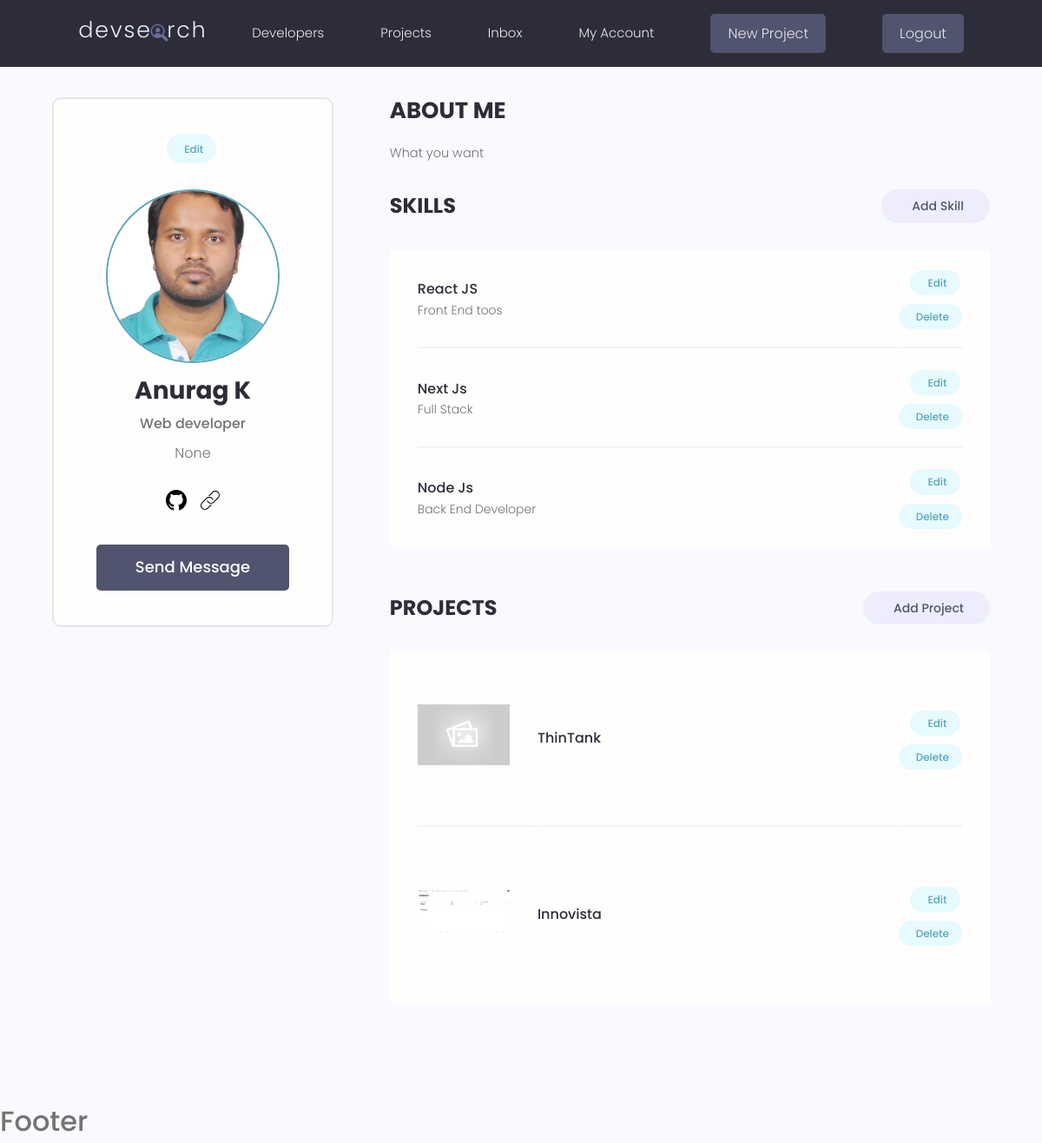
The page /users/account (signed in) on the database as committed earlier.
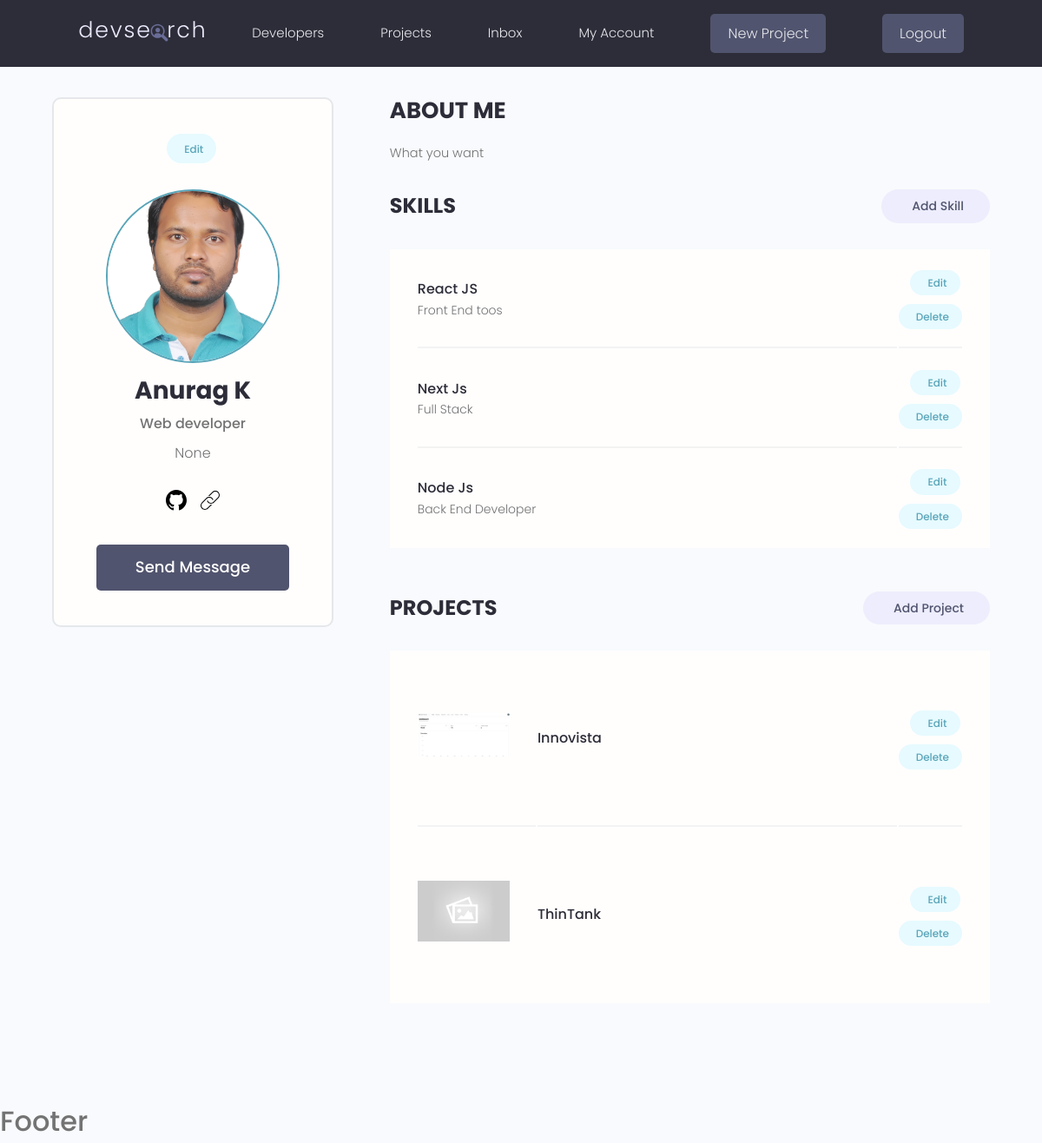
The same page on the database as committed later.
### users/models.py (models this page shows, shortened)
class Skill(models.Model):
    owner = models.ForeignKey(Profile, on_delete=models.CASCADE, null=True, blank=True)
    name = models.CharField(max_length=200, null=True, blank=True)
    description = models.TextField(blank=True, null=True)
    created = models.DateTimeField(auto_now_add=True)
    id = models.UUIDField(default=uuid.uuid4, unique=True, primary_key=True, editable=False)

### projects/models.py (models this page shows, shortened)
class Project(models.Model):
    owner = models.ForeignKey(Profile, null=True, blank=True, on_delete=models.CASCADE)
    title = models.CharField(max_length=200)
    description = models.TextField(null=True, blank=True)
    featured_image = models.ImageField(null=True, blank=True, default='default.png')
    demo_link = models.CharField(max_length=2000, blank=True, null=True)
    source_link = models.CharField(max_length=2000, null=True, blank=True)
    tags = models.ManyToManyField('Tag', blank=True)
    vote_total = models.IntegerField(default=0, null=True, blank=True)
    vote_ratio = models.IntegerField(default=0, null=True, blank=True)
    created = models.DateTimeField(auto_now_add=True)
    id = models.UUIDField(default=uuid.uuid4, unique=True, primary_key=True, editable=False)
    class Meta:
        ordering = ['-vote_ratio', '-vote_total', 'title']

### users/views.py (the view)
# urls.py: path('account', views.account, name='account'),
@login_required(login_url='login')
def account(request):
    return render(request, 'users/account.html', {'profile': request.user.profile})

### users/templates/users/account.html (shortened to what this page needs)
{% extends 'main.html' %}
{% block content %}
<main class="settingsPage profile my-md">
    <div class="container">
      <div class="layout">
        <div class="column column--1of3">
          <div class="card text-center">
            <div class="card__body dev">
              <a class="tag tag--pill tag--main settings__btn" href="{% url 'edit-profile' %}"> Edit</a>
              <img class="avatar avatar--xl dev__avatar" src="{{profile.profile_image.url}}" />
              <h2 class="dev__name">{{profile.name}}</h2>
              <p class="dev__title">{{profile.short_intro}}</p>
              <p class="dev__location">{{profile.location}}</p>
              <ul class="dev__social">
                {% if profile.social_github %}
                <li>
                  <a title="Github" href="{{profile.social_github}}" target="_blank">
                  </a>
                </li>
                  {% endif %}
                  {% if profile.social_website %}
                <li>
                  <a title="Portfolio" href="{{profile.social_website}}" target="_blank">
                  </a>
                </li>
                  {% endif %}
              </ul>
              <a href="#" class="btn btn--sub btn--lg">Send Message </a>
            </div>
          </div>
        </div>
        <div class="column column--2of3">
          <div class="devInfo">
            <h3 class="devInfo__title">About Me</h3>
            <p class="devInfo__about">
              {{profile.bio}}
            </p>
          </div>
          <div class="settings">
            <h3 class="settings__title">Skills</h3>
            <a class="tag tag--pill tag--sub settings__btn tag--lg" href="{% url 'create-skill' %}"> Add Skill</a>
          </div>
          <table class="settings__table">
            {% for skill in profile.skill_set.all %}
            <tr>
              <td class="settings__tableInfo">
                <h4>{{skill.name}}</h4>
                <p>
                  {{skill.description}}
                </p>
              </td>
              <td class="settings__tableActions">
                <a class="tag tag--pill tag--main settings__btn" href="{% url 'update-skill' skill.id %}"> Edit</a>
                <a class="tag tag--pill tag--main settings__btn" href="{% url 'delete-skill' skill.id %}">
                  Delete</a>
              </td>
            </tr>
            {% endfor %}
          </table>
          <div class="settings">
            <h3 class="settings__title">Projects</h3>
            <a class="tag tag--pill tag--sub settings__btn tag--lg" href="{% url 'create-project' %}"> Add Project</a>
          </div>
          <table class="settings__table">
            {% for project in profile.project_set.all %}
            <tr>
              <td class="settings__thumbnail">
                <a href="{% url 'project' project.id %}"><img src="{{project.featured_image.url}}" alt="Project Thumbnail" /></a>
              </td>
              <td class="settings__tableInfo">
                <a href="{% url 'project' project.id %}">{{project.title}}</a>
              </td>
              <td class="settings__tableActions">
                <a class="tag tag--pill tag--main settings__btn" href="{% url 'update-project' project.id %}"> Edit</a>
                <a class="tag tag--pill tag--main settings__btn" href="{% url 'delete-project' project.id %}">
                  Delete</a>
              </td>
            </tr>
            {% endfor %}
          </table>
        </div>
      </div>
    </div>
  </main>
{% endblock content %}

Rows that differ between the two databases and show on the page:
changed Project "Innovista": moves up the list
